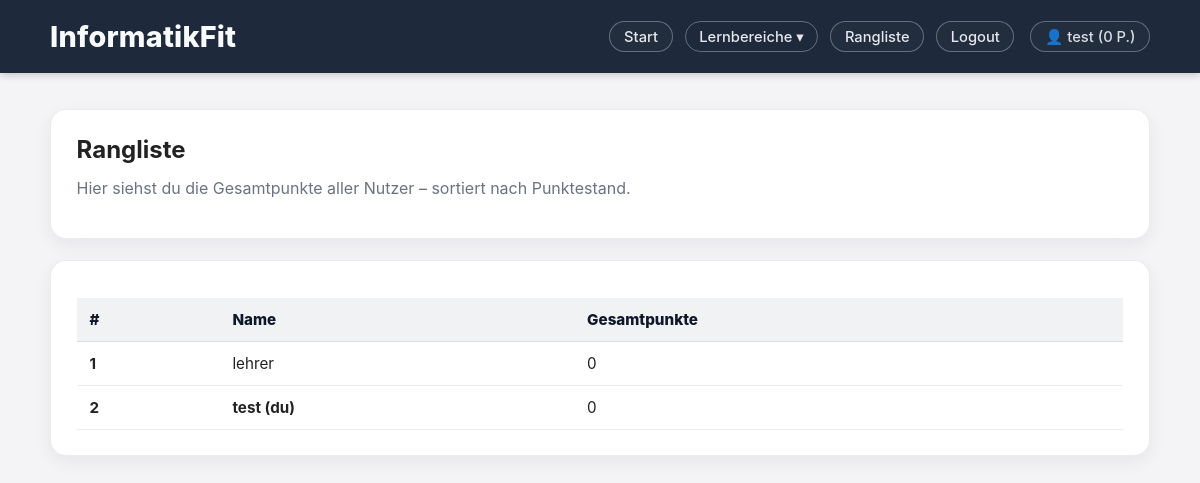
/leaderboard (signed in), run on an earlier commit of the app's database.
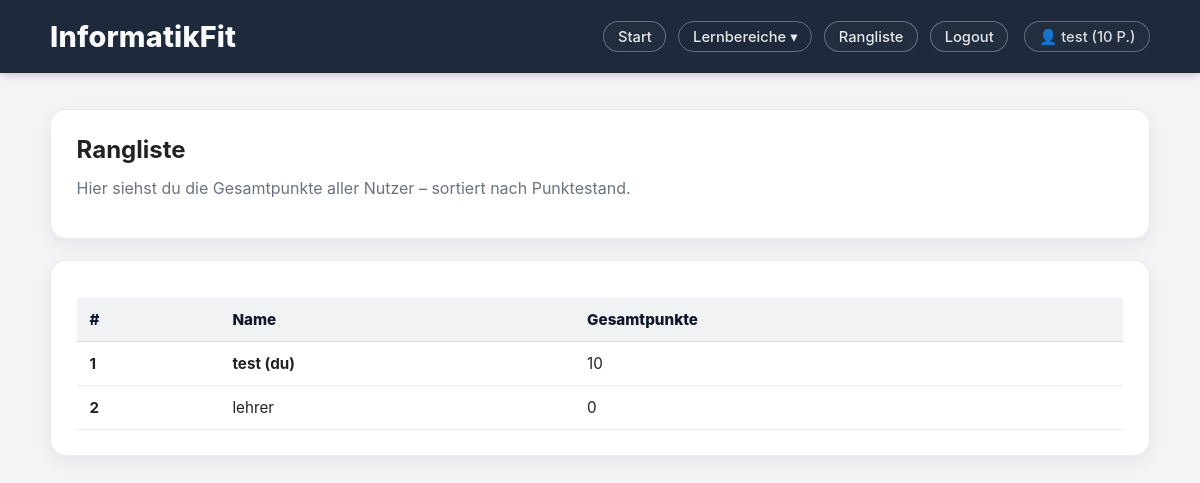
And on a later commit of the database.
### models.py (models this page shows, shortened)
class User(db.Model, UserMixin):
    __tablename__ = "users"
    id = db.Column(db.Integer, primary_key=True)
    username = db.Column(db.String(80), unique=True, nullable=False)
    password_hash = db.Column(db.String(255), nullable=False)
    total_points = db.Column(db.Integer, nullable=False, default=0)
    role = db.Column(db.String(20), nullable=False, default="student")
    results = db.relationship("Result", backref="user", lazy=True, cascade="all, delete-orphan")

### app.py (the view)
@app.route("/leaderboard")
@login_required
def leaderboard():
    users = User.query.order_by(User.total_points.desc()).all()
    return render_template("leaderboard.html", users=users)

### app.py (called while the page is built)
@login_manager.user_loader
def load_user(user_id):
    return User.query.get(int(user_id))

### templates/leaderboard.html
{% extends "base.html" %}
{% block content %}
<section class="card">
  <h2>Rangliste</h2>
  <p class="text-muted">
    Hier siehst du die Gesamtpunkte aller Nutzer – sortiert nach Punktestand.
  </p>
</section>
<section class="card">
  {% if users and users|length > 0 %}
    <div style="overflow-x:auto;">
      <table class="table-clean">
        <thead>
          <tr>
            <th>#</th>
            <th>Name</th>
            <th>Gesamtpunkte</th>
          </tr>
        </thead>
        <tbody>
          {% for u in users %}
            <tr>
              <td><strong>{{ loop.index }}</strong></td>
              <td>
                {% if current_user.is_authenticated and u.id == current_user.id %}
                  <strong>{{ u.username }} (du)</strong>
                {% else %}
                  {{ u.username }}
                {% endif %}
              </td>
              <td>{{ u.total_points }}</td>
            </tr>
          {% endfor %}
        </tbody>
      </table>
    </div>
  {% else %}
    <p class="text-muted">Noch keine Nutzer vorhanden.</p>
  {% endif %}
</section>
{% endblock %}

### templates/base.html (shortened to what this page needs)
<!DOCTYPE html>
<html lang="de">
<head>
  <link rel="stylesheet" href="{{ url_for('static', filename='style.css') }}">
</head>
<body>
<header class="topbar">
  <div class="container topbar-row">
    <a class="brand" href="{{ url_for('home') }}">InformatikFit</a>
    <nav class="nav">
      {% if current_user.is_authenticated %}
        <a class="nav-link" href="{{ url_for('home') }}">Start</a>
        <div class="nav-dropdown">
          <button class="nav-link nav-dropdown-btn" type="button" aria-haspopup="true">
            Lernbereiche ▾
          </button>
        </div>
        <a class="nav-link" href="{{ url_for('leaderboard') }}">Rangliste</a>
        <a class="nav-link" href="{{ url_for('logout') }}">Logout</a>
        <span class="nav-link user-pill">
          👤 {{ current_user.username }} ({{ current_user.total_points }} P.)
        </span>
      {% else %}
        <a class="nav-link" href="{{ url_for('login') }}">Login</a>
        <a class="nav-link" href="{{ url_for('register') }}">Registrieren</a>
      {% endif %}
    </nav>
  </div>
</header>
<main class="container">
  {% block content %}{% endblock %}
</main>
</body>
</html>

What changed in the data, as far as the page shows it:
changed User "test": total_points "0" → "10"; moves up the list
